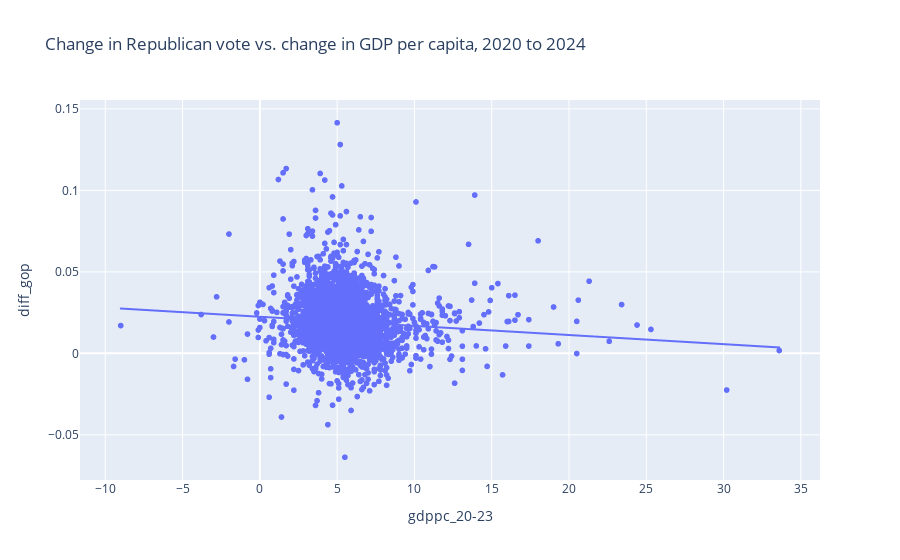

Source (notebook cell):
### Markdown cell above
### Step 5 - Perform data analysis

Now we will understand the strength and significance of the relationship between gdppc growth and change in vote share for Republican candidates. We will fit a trend line to our previous scatter plot and then perform an OLS regression.

### Code cell
px.scatter(
    rep_gdppc,
    x="gdppc_20-23",
    y="diff_gop",
    title="Change in Republican vote vs. change in GDP per capita, 2020 to 2024",
    hover_data = {"county_name": True},
    trendline="ols",
)

### Figure 1 — Plotly figure (JSON) as saved in the notebook; plotly's stock layout.template omitted (floating-point values rounded to 4 significant figures; data arrays with more than 128 entries replaced by an {"elided": "..."} marker saying what was removed)
{"data": [{"customdata": {"elided": "3051x1 str values"}, "hovertemplate": "gdppc_20-23=%{x}<br>diff_gop=%{y}<br>county_name=%{customdata[0]}<extra></extra>", "legendgroup": "", "marker": {"color": "#636efa", "symbol": "circle"}, "mode": "markers", "name": "", "showlegend": false, "type": "scattergl", "x": {"elided": "3051 float values"}, "xaxis": "x", "y": {"elided": "3051 float values"}, "yaxis": "y"}, {"hovertemplate": "<b>OLS trendline</b><br>diff_gop = -0.000560561 * gdppc_20-23 + 0.0224698<br>R<sup>2</sup>=0.006406<br><br>gdppc_20-23=%{x}<br>diff_gop=%{y} <b>(trend)</b><extra></extra>", "legendgroup": "", "marker": {"color": "#636efa", "symbol": "circle"}, "mode": "lines", "name": "", "showlegend": false, "type": "scattergl", "x": {"elided": "3051 float values"}, "xaxis": "x", "y": {"elided": "3051 float values"}, "yaxis": "y"}], "layout": {"legend": {"tracegroupgap": 0}, "title": {"text": "Change in Republican vote vs. change in GDP per capita, 2020 to 2024"}, "xaxis": {"anchor": "y", "domain": [0, 1], "title": {"text": "gdppc_20-23"}}, "yaxis": {"anchor": "x", "domain": [0, 1], "title": {"text": "diff_gop"}}}}
